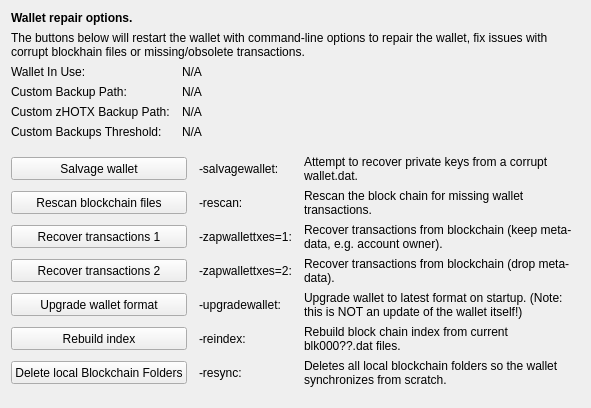
     <widget class="QWidget" name="tab_repair">
      <attribute name="title">
       <string>&amp;Wallet Repair</string>
      </attribute>
      <layout class="QGridLayout" name="gridLayout_4" columnstretch="0,0,0,0">
       <property name="horizontalSpacing">
        <number>12</number>
       </property>
       <item row="0" column="0" colspan="4">
        <widget class="QLabel" name="label_repair_header">
         <property name="font">
          <font>
           <weight>75</weight>
           <bold>true</bold>
          </font>
         </property>
         <property name="text">
          <string>Wallet repair options.</string>
         </property>
        </widget>
       </item>
       <item row="1" column="0" colspan="4">
        <widget class="QLabel" name="label_repair_helptext">
         <property name="font">
          <font>
           <weight>50</weight>
           <bold>false</bold>
          </font>
         </property>
         <property name="text">
          <string>The buttons below will restart the wallet with command-line options to repair the wallet, fix issues with corrupt blockhain files or missing/obsolete transactions.</string>
         </property>
         <property name="wordWrap">
          <bool>true</bool>
         </property>
        </widget>
       </item>
       <item row="2" column="0">
        <widget class="QLabel" name="wallet_path_label">
         <property name="text">
          <string>Wallet In Use:</string>
         </property>
        </widget>
       </item>
       <item row="2" column="1" colspan="3">
        <widget class="QLabel" name="wallet_path">
         <property name="cursor">
          <cursorShape>IBeamCursor</cursorShape>
         </property>
         <property name="text">
          <string>N/A</string>
         </property>
         <property name="textFormat">
          <enum>Qt::PlainText</enum>
         </property>
         <property name="textInteractionFlags">
          <set>Qt::LinksAccessibleByMouse|Qt::TextSelectableByKeyboard|Qt::TextSelectableByMouse</set>
         </property>
        </widget>
       </item>
       <item row="3" column="0">
        <widget class="QLabel" name="wallet_custombackuppath_label">
         <property name="text">
          <string>Custom Backup Path:</string>
         </property>
         <property name="visible">
          <bool>false</bool>
         </property>
        </widget>
       </item>
       <item row="3" column="1" colspan="3">
        <widget class="QLabel" name="wallet_custombackuppath">
         <property name="cursor">
          <cursorShape>IBeamCursor</cursorShape>
         </property>
         <property name="text">
          <string>N/A</string>
         </property>
         <property name="textFormat">
          <enum>Qt::PlainText</enum>
         </property>
         <property name="textInteractionFlags">
          <set>Qt::LinksAccessibleByMouse|Qt::TextSelectableByKeyboard|Qt::TextSelectableByMouse</set>
         </property>
         <property name="visible">
          <bool>false</bool>
         </property>
        </widget>
       </item>
       <item row="4" column="0">
        <widget class="QLabel" name="wallet_customzhotxxbackuppath_label">
         <property name="text">
          <string>Custom zHOTX Backup Path:</string>
         </property>
         <property name="visible">
          <bool>false</bool>
         </property>
        </widget>
       </item>
       <item row="4" column="1" colspan="3">
        <widget class="QLabel" name="wallet_customzhotxxbackuppath">
         <property name="cursor">
          <cursorShape>IBeamCursor</cursorShape>
         </property>
         <property name="text">
          <string>N/A</string>
         </property>
         <property name="textFormat">
          <enum>Qt::PlainText</enum>
         </property>
         <property name="textInteractionFlags">
          <set>Qt::LinksAccessibleByMouse|Qt::TextSelectableByKeyboard|Qt::TextSelectableByMouse</set>
         </property>
         <property name="visible">
          <bool>false</bool>
         </property>
        </widget>
       </item>
       <item row="5" column="0">
        <widget class="QLabel" name="wallet_custombackupthreshold_label">
         <property name="text">
          <string>Custom Backups Threshold:</string>
         </property>
         <property name="visible">
          <bool>false</bool>
         </property>
        </widget>
       </item>
       <item row="5" column="1" colspan="3">
        <widget class="QLabel" name="wallet_custombackupthreshold">
         <property name="cursor">
          <cursorShape>IBeamCursor</cursorShape>
         </property>
         <property name="text">
          <string>N/A</string>
         </property>
         <property name="textFormat">
          <enum>Qt::PlainText</enum>
         </property>
         <property name="textInteractionFlags">
          <set>Qt::LinksAccessibleByMouse|Qt::TextSelectableByKeyboard|Qt::TextSelectableByMouse</set>
         </property>
         <property name="visible">
          <bool>false</bool>
         </property>
        </widget>
       </item>
       <item row="6" column="0">
        <spacer name="verticalSpacer_repair1">
         <property name="orientation">
          <enum>Qt::Vertical</enum>
         </property>
         <property name="sizeHint" stdset="0">
          <size>
           <width>10</width>
           <height>10</height>
          </size>
         </property>
        </spacer>
       </item>
       <item row="7" column="0" colspan="2">
        <widget class="QPushButton" name="btn_salvagewallet">
         <property name="minimumSize">
          <size>
           <width>100</width>
           <height>23</height>
          </size>
         </property>
         <property name="text">
          <string>Salvage wallet</string>
         </property>
        </widget>
       </item>
       <item row="7" column="2">
        <widget class="QLabel" name="label_repair_salvage_command">
         <property name="text">
          <string notr="true">-salvagewallet:</string>
         </property>
        </widget>
       </item>
       <item row="7" column="3">
        <widget class="QLabel" name="label_repair_salvage">
         <property name="text">
          <string>Attempt to recover private keys from a corrupt wallet.dat.</string>
         </property>
         <property name="wordWrap">
          <bool>true</bool>
         </property>
        </widget>
       </item>
       <item row="8" column="0" colspan="2">
        <widget class="QPushButton" name="btn_rescan">
         <property name="minimumSize">
          <size>
           <width>100</width>
           <height>23</height>
          </size>
         </property>
         <property name="text">
          <string>Rescan blockchain files</string>
         </property>
        </widget>
       </item>
       <item row="8" column="2">
        <widget class="QLabel" name="label_repair_rescan_command">
         <property name="text">
          <string notr="true">-rescan:</string>
         </property>
        </widget>
       </item>
       <item row="8" column="3">
        <widget class="QLabel" name="label_repair_rescan">
         <property name="text">
          <string>Rescan the block chain for missing wallet transactions.</string>
         </property>
         <property name="wordWrap">
          <bool>true</bool>
         </property>
        </widget>
       </item>
       <item row="9" column="0" colspan="2">
        <widget class="QPushButton" name="btn_zapwallettxes1">
         <property name="minimumSize">
          <size>
           <width>100</width>
           <height>23</height>
          </size>
         </property>
         <property name="text">
          <string>Recover transactions 1</string>
         </property>
        </widget>
       </item>
       <item row="9" column="2">
        <widget class="QLabel" name="label_repair_zap1_command">
         <property name="text">
          <string notr="true">-zapwallettxes=1:</string>
         </property>
        </widget>
       </item>
       <item row="9" column="3">
        <widget class="QLabel" name="label_repair_zap1">
         <property name="text">
          <string>Recover transactions from blockchain (keep meta-data, e.g. account owner).</string>
         </property>
         <property name="wordWrap">
          <bool>true</bool>
         </property>
        </widget>
       </item>
       <item row="10" column="0" colspan="2">
        <widget class="QPushButton" name="btn_zapwallettxes2">
         <property name="minimumSize">
          <size>
           <width>100</width>
           <height>23</height>
          </size>
         </property>
         <property name="text">
          <string>Recover transactions 2</string>
         </property>
        </widget>
       </item>
       <item row="10" column="2">
        <widget class="QLabel" name="label_repair_zap2_command">
         <property name="text">
          <string notr="true">-zapwallettxes=2:</string>
         </property>
        </widget>
       </item>
       <item row="10" column="3">
        <widget class="QLabel" name="label_repair_zap2">
         <property name="text">
          <string>Recover transactions from blockchain (drop meta-data).</string>
         </property>
         <property name="wordWrap">
          <bool>true</bool>
         </property>
        </widget>
       </item>
       <item row="11" column="0" colspan="2">
        <widget class="QPushButton" name="btn_upgradewallet">
         <property name="minimumSize">
          <size>
           <width>100</width>
           <height>23</height>
          </size>
         </property>
         <property name="text">
          <string>Upgrade wallet format</string>
         </property>
        </widget>
       </item>
       <item row="11" column="2">
        <widget class="QLabel" name="label_repair_upgrade_command">
         <property name="text">
          <string notr="true">-upgradewallet:</string>
         </property>
        </widget>
       </item>
       <item row="11" column="3">
        <widget class="QLabel" name="label_repair_upgrade">
         <property name="text">
          <string>Upgrade wallet to latest format on startup. (Note: this is NOT an update of the wallet itself!)</string>
         </property>
         <property name="wordWrap">
          <bool>true</bool>
         </property>
        </widget>
       </item>
       <item row="12" column="0" colspan="2">
        <widget class="QPushButton" name="btn_reindex">
         <property name="minimumSize">
          <size>
           <width>100</width>
           <height>23</height>
          </size>
         </property>
         <property name="text">
          <string>Rebuild index</string>
         </property>
        </widget>
       </item>
       <item row="12" column="2">
        <widget class="QLabel" name="label_repair_reindex_command">
         <property name="text">
          <string notr="true">-reindex:</string>
         </property>
        </widget>
       </item>
       <item row="12" column="3">
        <widget class="QLabel" name="label_repair_reindex">
         <property name="text">
          <string>Rebuild block chain index from current blk000??.dat files.</string>
         </property>
         <property name="wordWrap">
          <bool>true</bool>
         </property>
        </widget>
       </item>
       <item row="13" column="0" colspan="2">
        <widget class="QPushButton" name="btn_resync">
         <property name="minimumSize">
          <size>
           <width>100</width>
           <height>23</height>
          </size>
         </property>
         <property name="text">
          <string>Delete local Blockchain Folders</string>
         </property>
        </widget>
       </item>
       <item row="13" column="2">
        <widget class="QLabel" name="label_repair_resync_command">
         <property name="text">
          <string>-resync:</string>
         </property>
        </widget>
       </item>
       <item row="13" column="3">
        <widget class="QLabel" name="label_repair_resync">
         <property name="text">
          <string>Deletes all local blockchain folders so the wallet synchronizes from scratch.</string>
         </property>
         <property name="wordWrap">
          <bool>true</bool>
         </property>
        </widget>
       </item>
       <item row="14" column="0">
        <spacer name="verticalSpacer_repair2">
         <property name="orientation">
          <enum>Qt::Vertical</enum>
         </property>
         <property name="sizeHint" stdset="0">
          <size>
           <width>20</width>
           <height>10</height>
          </size>
         </property>
        </spacer>
       </item>
      </layout>
     </widget>
